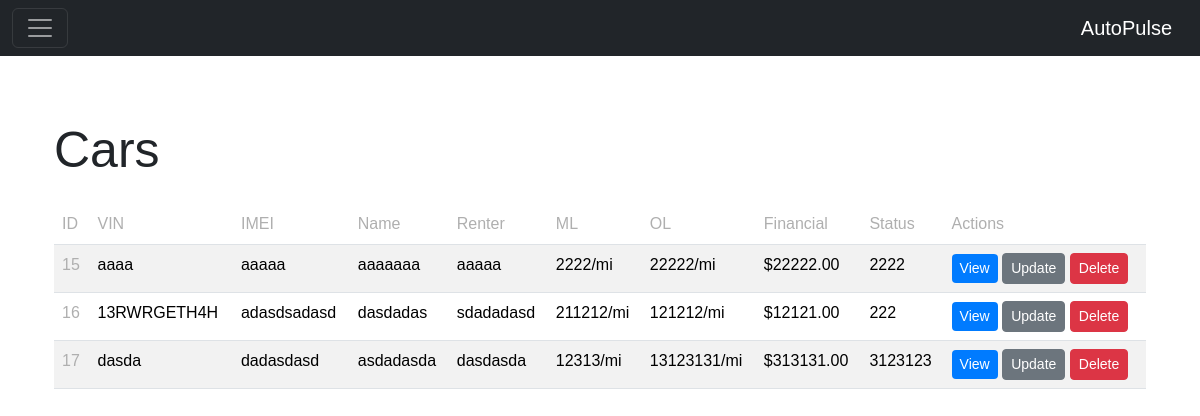
The app's page / (signed in), older data.
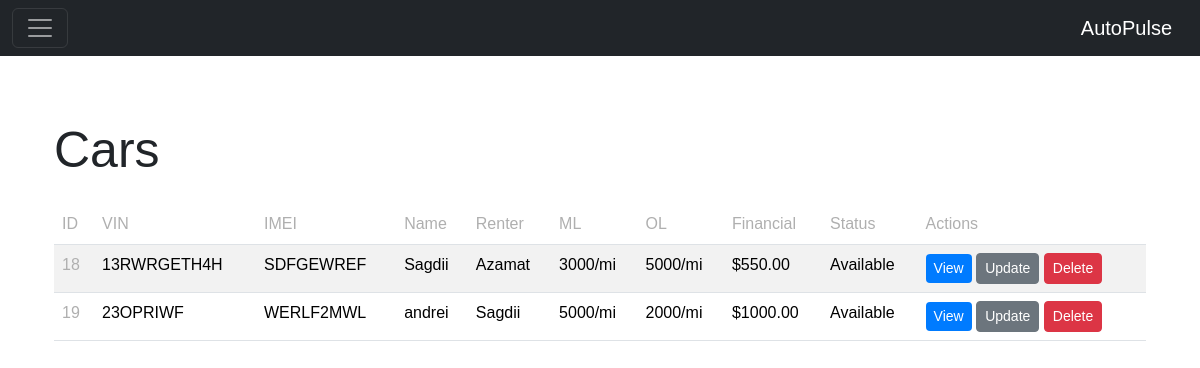
The same page, newer data.
### autopulse_app/models.py (models this page shows, shortened)
class Car(models.Model):
    user = models.ForeignKey(User, on_delete=models.CASCADE)
    vin = models.CharField(max_length=100)
    imei = models.CharField(max_length=100)
    name = models.CharField(max_length=100)
    renter_name = models.CharField(max_length=100, blank=True, null=True)
    monthly_limit = models.IntegerField()
    oil_change = models.IntegerField()
    financial = models.DecimalField(max_digits=10, decimal_places=2)
    status = models.CharField(max_length=100)
    final_odometer = models.IntegerField(blank=True, null=True)

### autopulse_app/views.py (the view, shortened to what this page needs)
# urls.py: path("", views.home, name="home"),
def home(request):
    cars = (
        Car.objects.filter(user=request.user) if request.user.is_authenticated else None
    )
    return render(request, "home.html", {"cars": cars})

### autopulse_app/templates/home.html (shortened to what this page needs)
{% extends 'base.html' %}
{% block content %}
    {% if user.is_authenticated %}
        <div class="container mt-5">
            <h1 class="main-title mb-4">Cars</h1>
            {% if cars %}
                <div class="table-responsive">
                    <table class="table table-striped table-hover">
                        <thead>
                            <tr>
                                <th scope="col">ID</th>
                                <th scope="col">VIN</th>
                                <th scope="col">IMEI</th>
                                <th scope="col">Name</th>
                                <th scope="col">Renter</th>
                                <th scope="col">ML</th>
                                <th scope="col">OL</th>
                                <th scope="col">Financial</th>
                                <th scope="col">Status</th>
                                <th scope="col">Actions</th>
                            </tr>
                        </thead>
                        <tbody>
                            {% for car in cars %}
                            <tr>
                                <th scope="row">{{ car.id }}</th>
                                <td>{{ car.vin }}</td>
                                <td>{{ car.imei }}</td>
                                <td>{{ car.name }}</td>
                                <td>{{ car.renter_name }}</td>
                                <td>{{ car.monthly_limit }}/mi</td>
                                <td>{{ car.oil_change }}/mi</td>
                                <td>${{ car.financial }}</td>
                                <td>{{ car.status }}</td>
                                <td>
                                    <a href="{% url 'car' car.id %}" class="btn btn-primary btn-sm">View</a>
                                    <a href="{% url 'update_car' car.id %}" class="btn btn-secondary btn-sm">Update</a>
                                    <form action="{% url 'delete_car' car.id %}" method="POST" style="display:inline;">
                                        <button type="submit" class="btn btn-danger btn-sm">Delete</button>
                                    </form>
                                </td>
                            </tr>
                            {% endfor %}
                        </tbody>
                    </table>
                </div>
            {% else %}
                <p>No cars available.</p>
            {% endif %}
        </div>
    {% endif %}
{% endblock %}

Row changes from the older to the newer data that the page shows:
removed Car: id "15", vin "aaaa", imei "aaaaa", name "aaaaaaa", renter_name "aaaaa", monthly_limit "2222", oil_change "22222", financial "22222.00", status "2222"
removed Car: id "16", vin "13RWRGETH4H", imei "adasdsadasd", name "dasdadas", renter_name "sdadadasd", monthly_limit "211212", oil_change "121212", financial "12121.00", status "222"
removed Car: id "17", vin "dasda", imei "dadasdasd", name "asdadasda", renter_name "dasdasda", monthly_limit "12313", oil_change "13123131", financial "313131.00", status "3123123"
added Car: id "18", vin "13RWRGETH4H", imei "SDFGEWREF", name "Sagdii", renter_name "Azamat", monthly_limit "3000", oil_change "5000", financial "550.00", status "Available"
added Car: id "19", vin "23OPRIWF", imei "WERLF2MWL", name "andrei", renter_name "Sagdii", monthly_limit "5000", oil_change "2000", financial "1000.00", status "Available"
